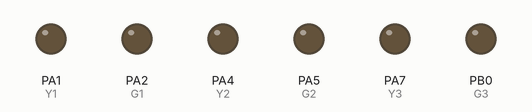
Simulated run of this sketch. Board: STM32 Blue Pill. On the bench: output pins drawn as LEDs (lit = HIGH). Pins used as bus, display or sensor lines are not drawn.

Above: at 1.5 s.
At 7.5 s:
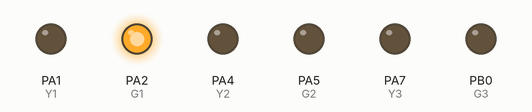
At 14.0 s:
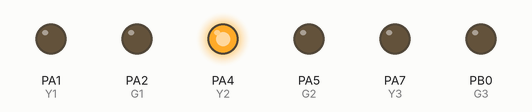
At 17.5 s:
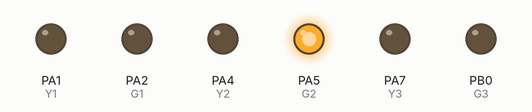
At 27.5 s:
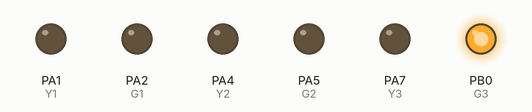
At 37.0 s:
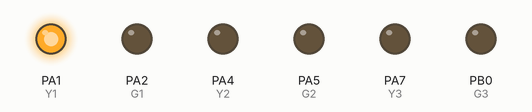
Timing chart, 0 to 42.9 s (numbered marks = the images above):
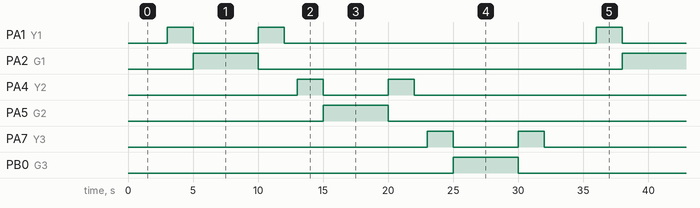

The sketch:

Three_Road_Traffic_Light.ino
```cpp
#define R1 PA0
#define Y1 PA1
#define G1 PA2

#define R2 PA3
#define Y2 PA4
#define G2 PA5

#define R3 PA6
#define Y3 PA7
#define G3 PB0

void setup() {
  pinMode(R1, OUTPUT);
  pinMode(Y1, OUTPUT);
  pinMode(G1, OUTPUT);

  pinMode(R2, OUTPUT);
  pinMode(Y2, OUTPUT);
  pinMode(G2, OUTPUT);

  pinMode(R3, OUTPUT);
  pinMode(Y3, OUTPUT);
  pinMode(G3, OUTPUT);

  // Start with all roads RED
  allRed();
}

void allRed() {
  digitalWrite(R1, HIGH);
  digitalWrite(Y1, LOW);
  digitalWrite(G1, LOW);

  digitalWrite(R2, HIGH);
  digitalWrite(Y2, LOW);
  digitalWrite(G2, LOW);

  digitalWrite(R3, HIGH);
  digitalWrite(Y3, LOW);
  digitalWrite(G3, LOW);
}

void loop() {
  // ROAD 1: RED -> YELLOW -> GREEN -> YELLOW -> RED
  allRed();
  delay(3000);

  digitalWrite(Y1, HIGH);
  digitalWrite(R1, LOW);
  delay(2000);

  digitalWrite(Y1, LOW);
  digitalWrite(G1, HIGH);
  delay(5000);

  digitalWrite(G1, LOW);
  digitalWrite(Y1, HIGH);
  delay(2000);

  digitalWrite(Y1, LOW);
  digitalWrite(R1, HIGH);

  // ROAD 2
  delay(1000);
  digitalWrite(R2, LOW);
  digitalWrite(Y2, HIGH);
  delay(2000);

  digitalWrite(Y2, LOW);
  digitalWrite(G2, HIGH);
  delay(5000);

  digitalWrite(G2, LOW);
  digitalWrite(Y2, HIGH);
  delay(2000);

  digitalWrite(Y2, LOW);
  digitalWrite(R2, HIGH);

  // ROAD 3
  delay(1000);
  digitalWrite(R3, LOW);
  digitalWrite(Y3, HIGH);
  delay(2000);

  digitalWrite(Y3, LOW);
  digitalWrite(G3, HIGH);
  delay(5000);

  digitalWrite(G3, LOW);
  digitalWrite(Y3, HIGH);
  delay(2000);

  digitalWrite(Y3, LOW);
  digitalWrite(R3, HIGH);

  delay(1000);
}
```

Measured:
- by itself, PA1 (Y1), PA4 (Y2), PA7 (Y3): repeats every 33.0 s: LOW 5.0 s, HIGH 2.0 s, LOW 24.0 s, HIGH 2.0 s
- by itself, PA2 (G1), PA5 (G2), PB0 (G3): alternates HIGH for 5.0 s and LOW for 28.0 s
- by itself, everything shown: repeats every 33.0 s, in 12 steps
